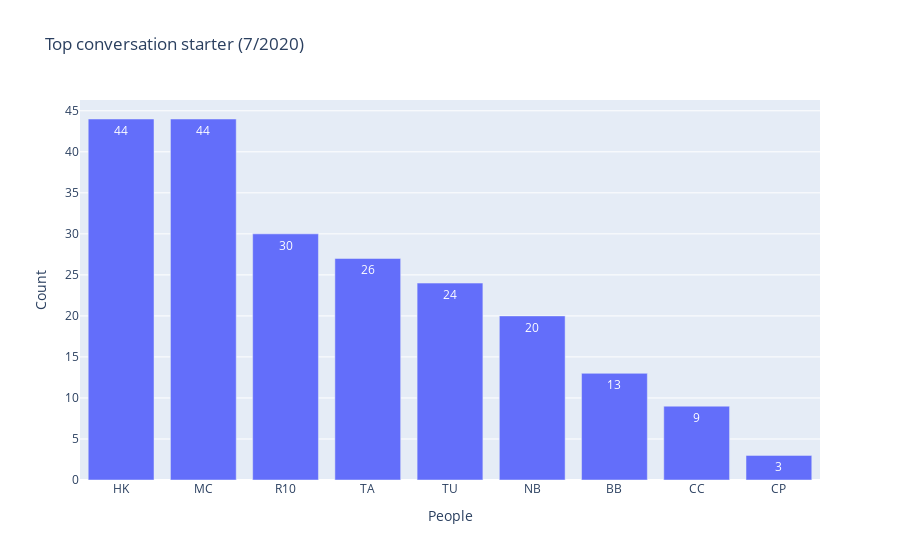

Notebook code for this chart:
### Code cell
#number of messages per author
au = df3['Author']['first'].value_counts()

au = pd.DataFrame(au).reset_index()
au = au.rename(columns={'index':'People','first':'Count'})
ss=au[au['People']=='System'].index
au.drop(ss,inplace=True)
px.bar(au,y='Count',x='People',title='Top conversation starter (7/2020)',
      text = ['44', '44', '30', 
     '26', '24', '20', '13', '9', '3'])

### Figure 1 — Plotly figure (JSON) as saved in the notebook; plotly's stock layout.template omitted (floating-point values rounded to 4 significant figures)
{"data": [{"alignmentgroup": "True", "hovertemplate": "People=%{x}<br>Count=%{y}<br>text=%{text}<extra></extra>", "legendgroup": "", "marker": {"color": "#636efa"}, "name": "", "offsetgroup": "", "orientation": "v", "showlegend": false, "text": ["44", "44", "30", "26", "24", "20", "13", "9", "3"], "textposition": "auto", "type": "bar", "x": ["HK", "MC", "R10", "TA", "TU", "NB", "BB", "CC", "CP"], "xaxis": "x", "y": [44, 44, 30, 27, 24, 20, 13, 9, 3], "yaxis": "y"}], "layout": {"barmode": "relative", "legend": {"tracegroupgap": 0}, "title": {"text": "Top conversation starter (7/2020)"}, "xaxis": {"anchor": "y", "domain": [0, 1], "title": {"text": "People"}}, "yaxis": {"anchor": "x", "domain": [0, 1], "title": {"text": "Count"}}}}
